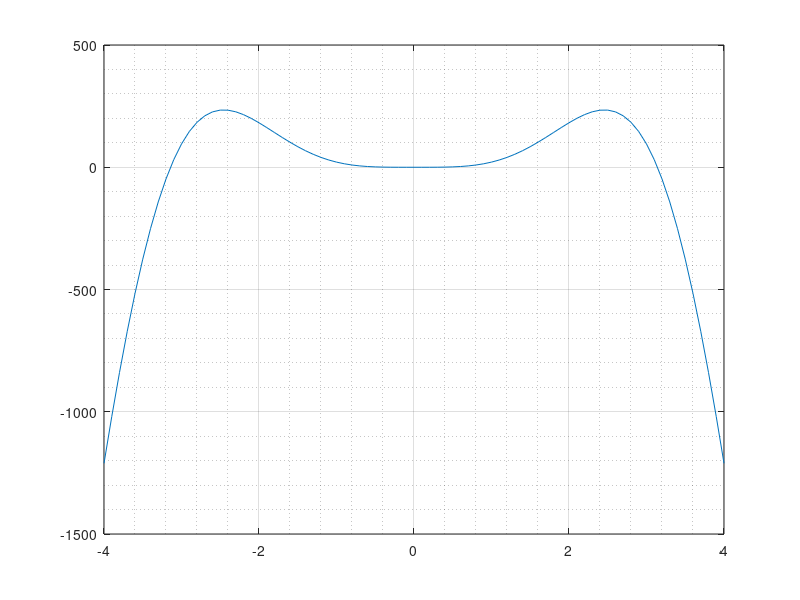

Source code (MATLAB):
function muller
  clc
  A=input('Ingrese A: ');
  B=input('Ingrese B: ');

  %para guiar con la grafica
  rango=-4:0.1:4;
  plot(rango,A*sin(rango).*B.*rango.^3);
  grid on;
  grid minor;
  
  
  display("A*sin(x) * B*x^2")
  x2=input('Ingrese x2: ');
  x1=input('Ingrese x1: ');
  x0=input('Ingrese x0: ');
  
  errU=input('Ingrese el error: '); 

  display('Iteracion: ')
  i=1
  %evaluo en los 3 puntos
  funci2=A*sin(x2) *B*x2^3;
  funci1=A*sin(x1) *B*x1^3;
  funci0=A*sin(x0) *B*x0^3;

  %calculo de operaciones
  fx2x1 = (funci2-funci1)/(x2-x1);
  fx1x0 = (funci1-funci0)/(x1-x0);
  fx2x1x0 = (fx2x1-fx1x0)/(x2-x0);
  
  a2=fx2x1x0;
  a1=fx2x1 - (x2+x1)*a2;
  a0=funci2 -x2*(fx2x1 - x1*a2);
  
  %calculo discriminante
  ant1=-a1+(a1^2 -4*a0*a2)^(1/2);
  ant2=-a1-(a1^2 -4*a0*a2)^(1/2);
  
  %decido en funcion de cual es mayor con valor absoluto
  if (abs(ant1)>abs(ant2))
    x3=(2*(a0))/(ant2)
  else
    x3=(2*(a0))/(ant1)
  endif
  
  %evaluo la funcion en el punto encontrado
  funci3=A*sin(x3) *B*x3^3;
  
  %calculo error
  errAbs = abs(x3-x2)
  
  display("  \n")
  
while (errAbs>errU)
  display('Iteracion: ')
  i=i+1
  
  %actualizo las variables
  funci0=funci1;
  funci1=funci2;
  funci2=funci3;
  x0=x1;
  x1=x2;
  x2=x3;

  %evaluo en los 3 puntos
  funci2=sin(x2) *x2^3;
  funci1=sin(x1) *x1^3;
  funci0=sin(x0) *x0^3;

  %calculo de operaciones
  fx2x1 = (funci2-funci1)/(x2-x1);
  fx1x0 = (funci1-funci0)/(x1-x0);
  fx2x1x0 = (fx2x1-fx1x0)/(x2-x0);

  a2=fx2x1x0;
  a1=fx2x1 - (x2+x1)*a2;
  a0=funci2 -x2*(fx2x1 - x1*a2);

  %calculo discriminante
  ant1=-a1+(a1^2 -4*a0*a2)^(1/2);
  ant2=-a1-(a1^2 -4*a0*a2)^(1/2);
  
  %decido en funcion de cual es mayor con valor absoluto
  if (abs(ant1)>abs(ant2))
    x3=(2*(a0))/(ant2)
  else
    x3=(2*(a0))/(ant1)
  endif
  
  %calculo error
  errAbs = abs(x3-x2)
  
  display("  \n")
endwhile

endfunction
